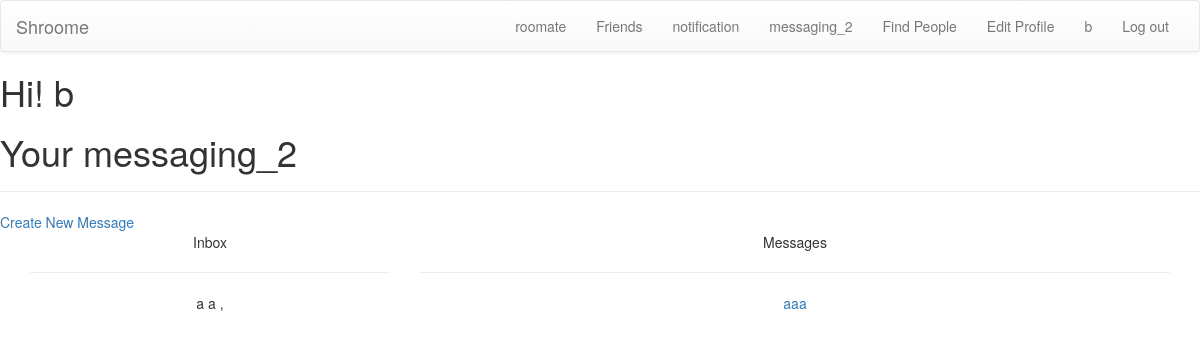
/messaging_2/ (signed in), run on an earlier commit of the app's database.
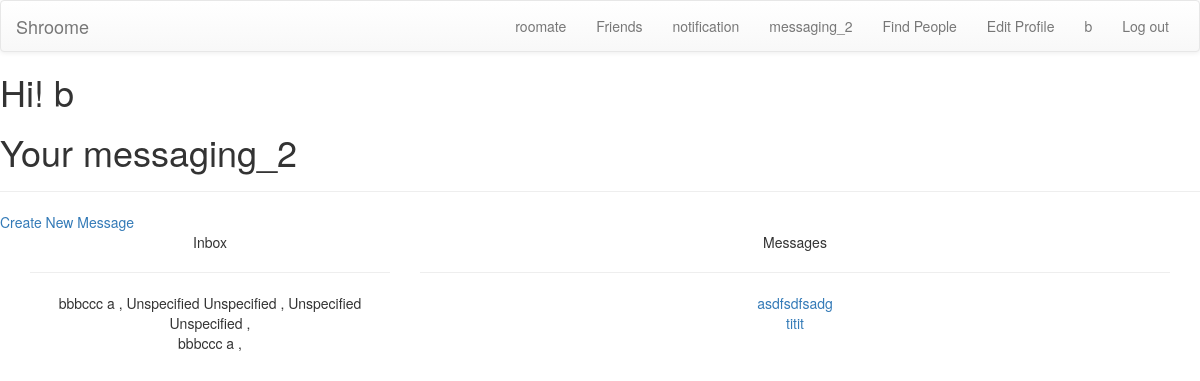
And on a later commit of the database.
### messaging/models.py (models this page shows)
class thread_messages(models.Model):
	thread_id = models.UUIDField(blank = True)
	user_uuid = models.UUIDField(blank=True,null = True)
	message = models.CharField(max_length=50,blank=False,null=False,default = "Unspecified")
	timestamp = models.DateTimeField(auto_now_add=True)

### messaging/views.py (the view)
# urls.py: url(r'^messaging_2/$','messaging.views.show_messaging_2',name='show_messaging_2'),
def show_messaging_2(request):
	my_uuid = Profile.objects.get(user=request.user).id
	thread_list = threads.objects.filter(user_uuid=my_uuid)
	result = []
	for elem in thread_list:
		temp_dict = {}
		user_list = threads.objects.filter(thread_id = elem.thread_id)
		temp_names = []
		temp_uuid_list = []
		for elem_2 in user_list:
			if my_uuid == elem_2.user_uuid:
				continue
			profile_object = Profile.objects.get(id=elem_2.user_uuid)
			name = profile_object.first_name + " " + profile_object.last_name
			temp_names.append(name)
			temp_uuid_list.append(elem_2.user_uuid)
		message_object = thread_messages.objects.filter(thread_id = elem.thread_id).order_by('-timestamp')
		if( len(message_object) > 0 ):
			message_object = message_object[0]
			message = message_object.message
			timestamp = message_object.timestamp
			temp_dict.update({"names":temp_names})
			temp_dict.update({"thread_id":elem.thread_id})
			temp_dict.update({"message":message})
			temp_dict.update({"timestamp":timestamp})
			temp_dict.update({"uuid_list":temp_uuid_list})
			result.append(temp_dict)
	print result
	result.sort(key=lambda x: x['timestamp'],reverse = True)
	print result
	context = {"thread_list":thread_list,"my_uuid":my_uuid,"result":result}
	return render(request,"show_messaging_2.html",context)

### templates/show_messaging_2.html (shortened to what this page needs)
{% load staticfiles %}
<html>
	<body>
		<link rel="stylesheet" href="{% static "myprofile.css" %}">
		{% include 'navbar.html' %}
		<h1>Hi! {{ user.username }}</h1>
		<h1> Your messaging_2 </h1>
		<hr>
		<a href = "../create_message_2/"> Create New Message </a>
		<div class = "container">
			<div class = "row">
				<div class = "col-md-4 text-center">
					Inbox
					<hr>
					{%for elem in result%}
						{% for name in elem.names%}
							 {{name}} ,
						{%endfor%}
						<br>
					{% endfor %}
				</div>
				<div class = "col-md-8 text-center">
					Messages
					<hr>
					<div id = "Message_Window">
					{%for elem in result%}
						<a href = "../show_thread/?thread={{elem.thread_id}}"> {{elem.message}} </a>
						<br>
					{% endfor %}
					</div>
				</div>
			</div>
		</div>
	</body>
</html>

What changed in the data, as far as the page shows it:
removed thread_messages: message "aaa"
added thread_messages: message "asdfsdfsadg"
added thread_messages: message "titit"
Also different on the page:
list line gone: "a a ,"
new list line: "bbbccc a , Unspecified Unspecified , Unspecified Unspecified ,"
new list line: "bbbccc a ,"
